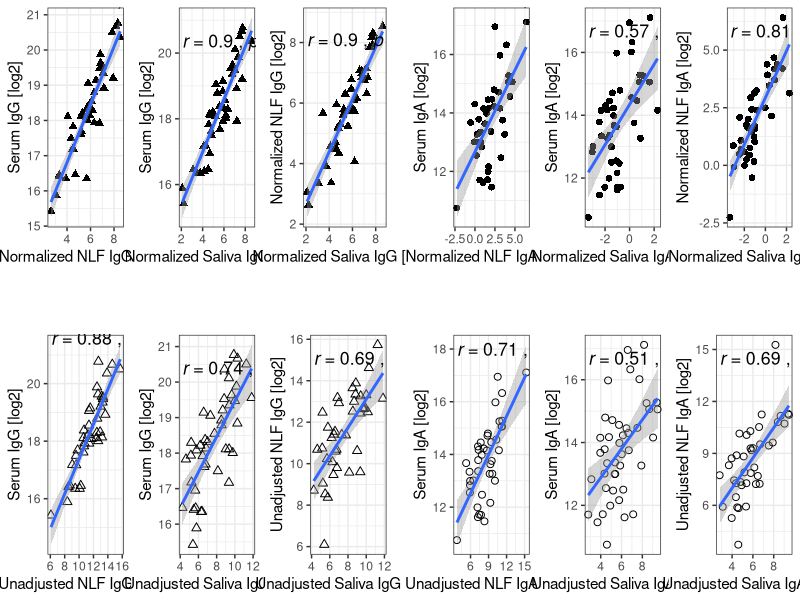

The R script that drew this image:
# ---- Script Metadata ---- 
# Title: Figure_4.R
# Author: Trish Milletich, PhD
# Data: 2026-07-31
# --------------------------------

library(ggplot2); library(ggpubr)

#Load and Clean Data 
All_data = read.csv("Saliva_Serum_Nasal.csv")
All_data = subset(All_data, All_data$Ag == "Spike")
All_data = subset(All_data, All_data$Days == "Day 1")
All_data = subset(All_data, ! All_data$Sample.Type %in% c("Left", "Right"))
All_data$Sample.Type = gsub("PooledNostril", "NLF", All_data$Sample.Type)
All_data = All_data[order(All_data$Ab),]
All_data$Sample_Ab = paste(All_data$Sample.Type,  All_data$Ab)

comparison_list = list(c("IgA", "Normalized"), c("IgG", "Normalized"), 
                       c("IgA", "Unadjusted"), c("IgG", "Unadjusted"))

for (current_compare in comparison_list) {
  data_subset = subset(All_data, All_data$Ab == current_compare[1])
  
  if (current_compare[2] == "Normalized") {
    data_subset$Titer = data_subset$Specific.Total.AU.ug
    value_list = c(16, 17) #values for geom_point shape
  } else if (current_compare[2] == "Unadjusted") {
    data_subset$Titer = data_subset$Specific.AU.mL
    value_list = c(1, 2) #values for geom_point shape
  } else {
    break
  }
  
  data_subset = data_subset[,c("SN", "Titer", "Sample.Type")]
  
  #Reshape to wide to allow comparisons 
  data_subset = reshape(data_subset, direction = "wide", 
                        idvar = "SN", timevar = "Sample.Type")
  colnames(data_subset) = gsub("Titer.", "", colnames(data_subset))
  
  data_subset$Ab = current_compare[1]

  Saliva.NLF = ggplot(data_subset, aes(x = log2(Saliva), y = log2(NLF), shape = Ab)) + 
    geom_point(size = 2) +
    geom_smooth( method = "lm", formula = "y~x") +
    stat_cor(aes(label = gsub("R", "r", paste(..r.label.., ..p.label.., sep = "~`,`~"))),
              p.accuracy = 0.001, size = 4.5,
             method = "pearson", show.legend = F) + 
    theme_bw() + 
    scale_shape_manual(breaks = c("IgA", "IgG"),
                       values = value_list, guide = "none") + 
    xlab(paste(current_compare[2], "Saliva", current_compare[1], "[log2]")) +
    ylab(paste(current_compare[2], "NLF", current_compare[1], "[log2]")) 
    
  Serum.NLF = ggplot(data_subset, aes(x = log2(NLF), y = log2(Serum), shape = Ab)) + 
    geom_point(size = 2) +
    geom_smooth( method = "lm", formula = "y~x") +
    stat_cor(aes(label = gsub("R", "r", paste(..r.label.., ..p.label.., sep = "~`,`~"))),
             p.accuracy = 0.001, size = 4.5,
             method = "pearson", 
             vjust = -0.75,
             show.legend = F) + 
    theme_bw() + 
    scale_shape_manual(breaks = c("IgA", "IgG"),
                       values = value_list, guide = "none") + 
    xlab(paste(current_compare[2], "NLF", current_compare[1], "[log2]"))+ 
    ylab(paste("Serum", current_compare[1], "[log2]")); Serum.NLF
  
  Serum.Saliva = ggplot(data_subset, aes(x = log2(Saliva), y = log2(Serum), shape = Ab)) + 
    geom_point(size = 2) +
    geom_smooth( method = "lm", formula = "y~x") +
    stat_cor(aes(label = gsub("R", "r", paste(..r.label.., ..p.label.., sep = "~`,`~"))),
             p.accuracy = 0.001, size = 4.5,
             method = "pearson", show.legend = F) + 
    theme_bw() + 
    scale_shape_manual(breaks = c("IgA", "IgG"),
                       values = value_list, guide = "none") + 
    xlab(paste(current_compare[2], "Saliva", current_compare[1], "[log2]"))+ 
    ylab(paste("Serum", current_compare[1], "[log2]"))
  
  all_plots = ggarrange(Serum.NLF, Serum.Saliva, Saliva.NLF, ncol = 3)
  assign(paste(current_compare[1], current_compare[2], sep = "_"), all_plots)
}

jpeg("/Figure4.jpeg", res = 600, height = 3500, width = 9500)
ggarrange(IgG_Normalized, plot.new(), IgA_Normalized, 
          plot.new(), plot.new(), plot.new(),
          IgG_Unadjusted, plot.new(), IgA_Unadjusted, 
          nrow = 3, ncol = 3, 
          widths = c(1, 0.03, 1), 
          heights = c(1, 0.2, 1))
dev.off()
